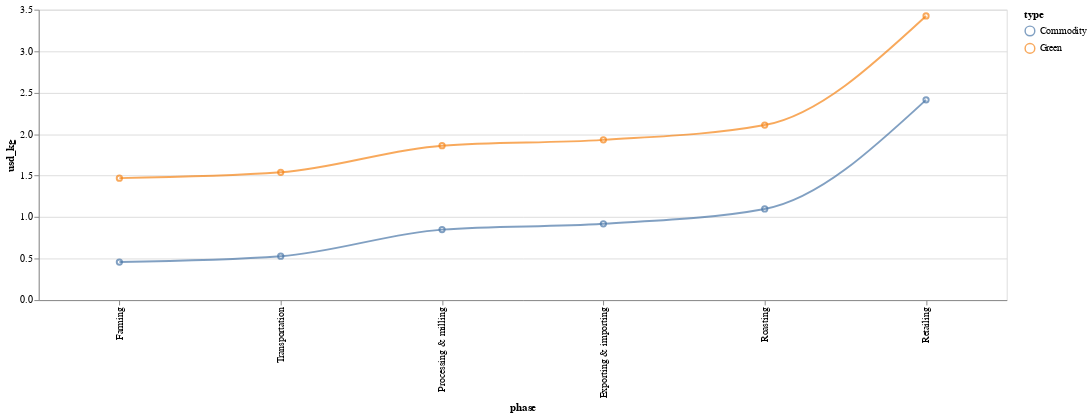

Notebook source saved alongside this figure:
### Code cell
base = alt.Chart(df_all).encode(
    x=alt.Y('phase:O', sort=order),
    y="usd_kg:Q",
    color="type:N"
)

points = base.mark_point().encode(
    opacity=alt.value(0.7)
).add_selection(
    highlight
).properties(
    width=1000
)

lines = base.mark_line(interpolate="monotone", opacity=0.7)
# points + lines
points + lines

### Figure 1 — Vega-Lite specification as saved in the notebook (floating-point values rounded to 4 significant figures)
{"config": {"view": {"continuousWidth": 400, "continuousHeight": 300}}, "layer": [{"mark": "point", "encoding": {"color": {"type": "nominal", "field": "type"}, "opacity": {"value": 0.7}, "x": {"type": "ordinal", "field": "phase", "sort": ["Farming", "Transportation", "Processing & milling", "Exporting & importing", "Roasting", "Retailing"]}, "y": {"type": "quantitative", "field": "usd_kg"}}, "selection": {"selector002": {"type": "single", "on": "mouseover", "fields": ["symbol"], "nearest": true}}, "width": 1000}, {"mark": {"type": "line", "interpolate": "monotone", "opacity": 0.7}, "encoding": {"color": {"type": "nominal", "field": "type"}, "x": {"type": "ordinal", "field": "phase", "sort": ["Farming", "Transportation", "Processing & milling", "Exporting & importing", "Roasting", "Retailing"]}, "y": {"type": "quantitative", "field": "usd_kg"}}}], "data": {"name": "data-e15fe3a7d79672aba5000b4ecdba3b8e"}, "$schema": "https://vega.github.io/schema/vega-lite/v4.8.1.json", "datasets": {"data-e15fe3a7d79672aba5000b4ecdba3b8e": [{"phase": "Farming", "usd_kg": 0.4581, "type": "Commodity"}, {"phase": "Transportation", "usd_kg": 0.5284, "type": "Commodity"}, {"phase": "Processing & milling", "usd_kg": 0.8492, "type": "Commodity"}, {"phase": "Exporting & importing", "usd_kg": 0.9196, "type": "Commodity"}, {"phase": "Roasting", "usd_kg": 1.098, "type": "Commodity"}, {"phase": "Retailing", "usd_kg": 2.413, "type": "Commodity"}, {"phase": "Farming", "usd_kg": 1.47, "type": "Green"}, {"phase": "Transportation", "usd_kg": 1.54, "type": "Green"}, {"phase": "Processing & milling", "usd_kg": 1.861, "type": "Green"}, {"phase": "Exporting & importing", "usd_kg": 1.931, "type": "Green"}, {"phase": "Roasting", "usd_kg": 2.109, "type": "Green"}, {"phase": "Retailing", "usd_kg": 3.425, "type": "Green"}]}}
